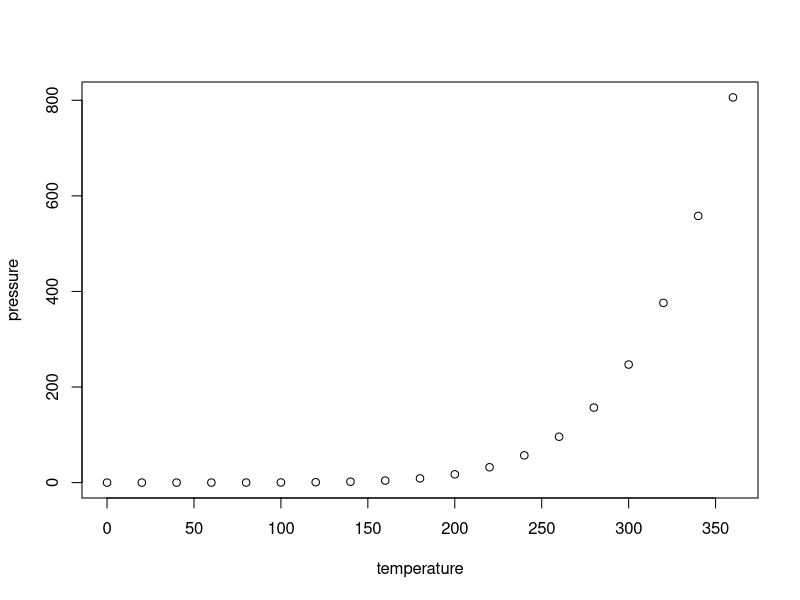
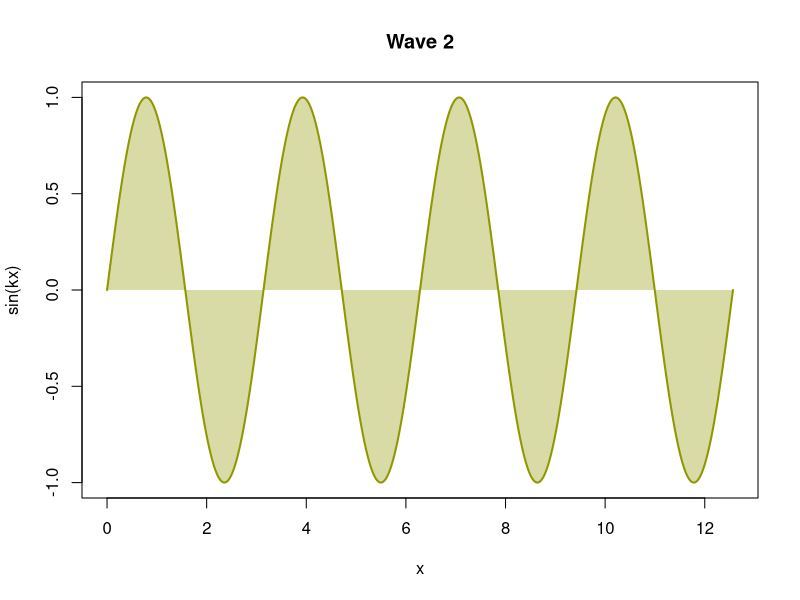
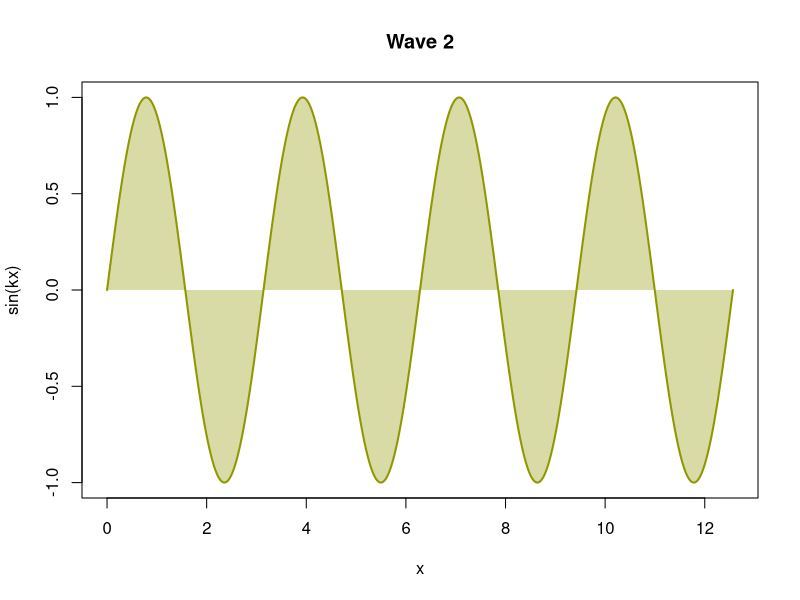
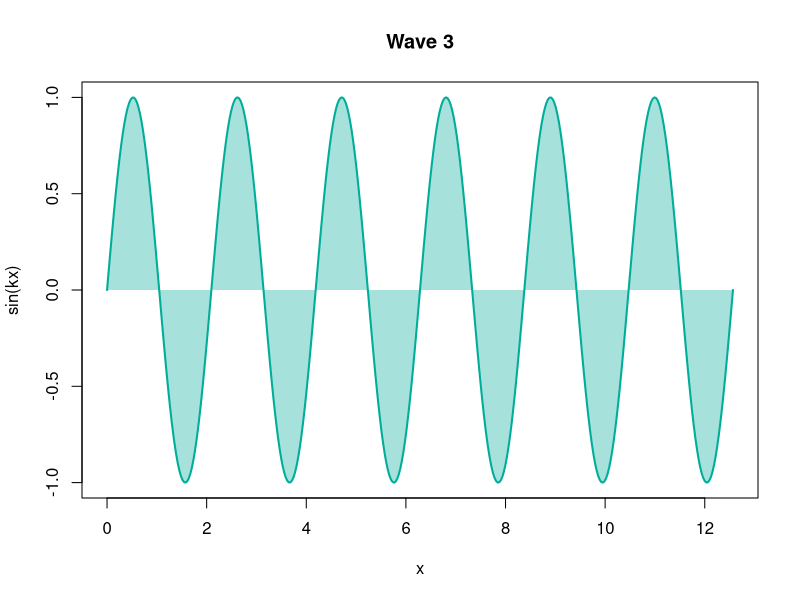
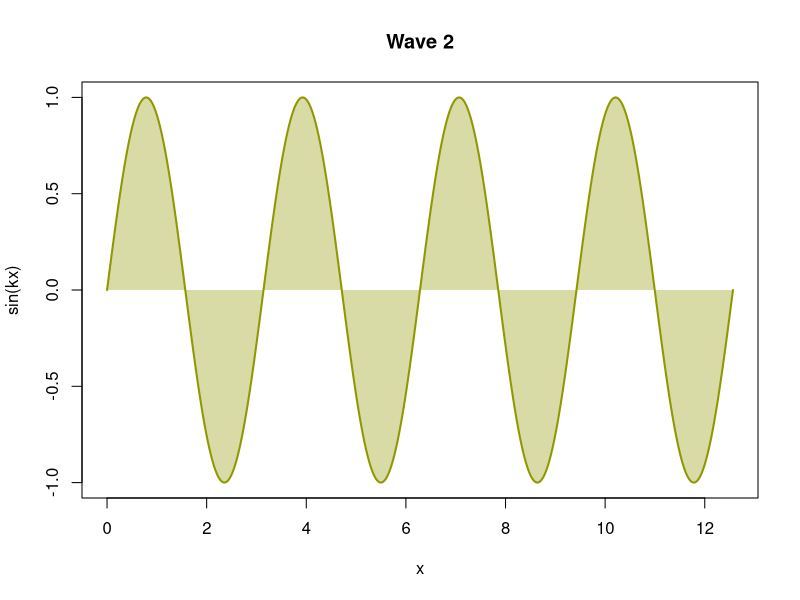
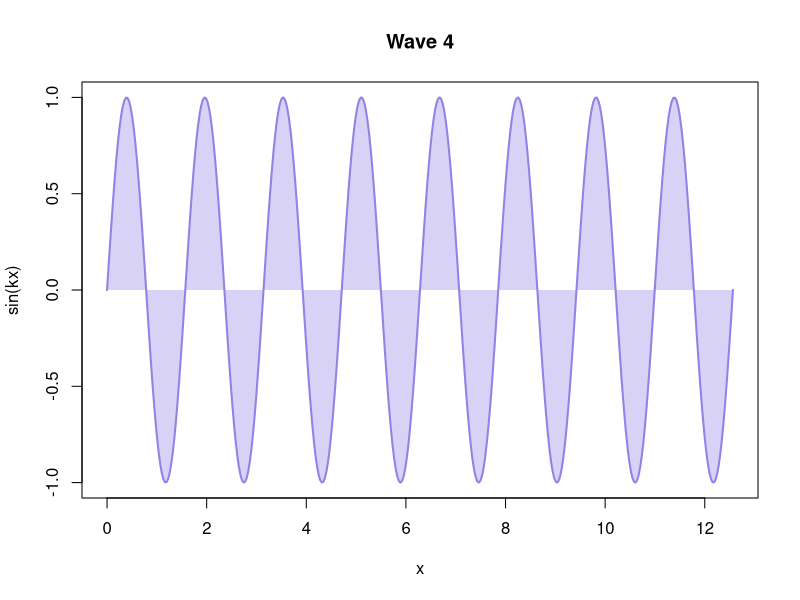

These figures' R source, in order:
## ---- chunk 1
wave <- function(k = 1) {
  x <- seq(0, 4 * pi, length.out = 400)
  col <- hcl.colors(4, "Dark 3")[k]
  plot(
    x,
    sin(k * x),
    type = "n",
    main = paste("Wave", k),
    xlab = "x",
    ylab = "sin(kx)"
  )
  polygon(
    c(x, rev(x)),
    c(sin(k * x), rep(0, length(x))),
    col = adjustcolor(col, 0.35),
    border = NA
  )
  lines(x, sin(k * x), lwd = 2, col = col)
}
## ---- chunk 2
#| panzoom:
#|   description: "Rises roughly as $p \\propto e^{-1/T}$ [@rcore2026]."
#| label: fig-pressure
#| fig-alt: "Scatter plot of vapor pressure rising steeply with temperature"
#| fig-cap: "Vapor pressure of mercury [@weast1973]."

plot(pressure)
## ---- chunk 3
#| panzoom:
#|   caption: false
#| fig-alt: "A sine curve, shaded between the curve and y = 0"
#| fig-cap: >-
#|   Wave 2: y = sin(2x); the area between the curve and y = 0 is shaded.

wave(k = 2)
## ---- chunk 4
#| panzoom:
#|   description: "A sine wave, $y = \\sin(kx)$, **k = 2**."
#| fig-alt: "A sine curve, shaded between the curve and y = 0"
#| fig-cap: >-
#|   Wave 2: y = sin(2x); the area between the curve and y = 0 is shaded.

wave(k = 2)
## ---- chunk 5
#| label: fig-div-plot
#| echo: false
#| fig-width: 7.5
#| fig-height: 5
#| fig-alt: "A sine curve, shaded between the curve and y = 0"
#| fig-cap: >-
#|   Wave 3: y = sin(3x); the area between the curve and y = 0 is shaded.

wave(k = 3)
## ---- chunk 6
#| panzoom: true
#| fig-alt: "A sine curve, shaded between the curve and y = 0"
#| fig-cap: >-
#|   Wave 2: y = sin(2x); the area between the curve and y = 0 is shaded.
#| fig-cap-location: margin

wave(k = 2)
## ---- chunk 7
#| panzoom: true
#| label: fig-caption-top
#| fig-alt: "A sine curve, shaded between the curve and y = 0"
#| fig-cap: >-
#|   Wave 4: y = sin(4x); the area between the curve and y = 0 is shaded.
#| fig-cap-location: top

wave(k = 4)
